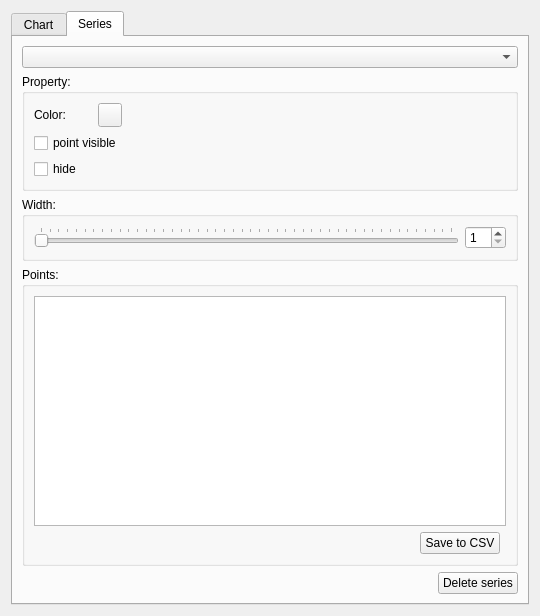
<?xml version="1.0" encoding="UTF-8"?>
<ui version="4.0">
 <class>PanelWidget</class>
 <widget class="QWidget" name="PanelWidget">
  <property name="geometry">
   <rect>
    <x>0</x>
    <y>0</y>
    <width>540</width>
    <height>566</height>
   </rect>
  </property>
  <property name="windowTitle">
   <string>Form</string>
  </property>
  <layout class="QHBoxLayout" name="horizontalLayout">
   <item>
    <widget class="QTabWidget" name="tabWidget">
     <property name="currentIndex">
      <number>1</number>
     </property>
     <widget class="QWidget" name="tab">
      <attribute name="title">
       <string>Chart</string>
      </attribute>
      <layout class="QGridLayout" name="gridLayout">
       <item row="9" column="0">
        <spacer name="verticalSpacer">
         <property name="orientation">
          <enum>Qt::Vertical</enum>
         </property>
         <property name="sizeHint" stdset="0">
          <size>
           <width>20</width>
           <height>40</height>
          </size>
         </property>
        </spacer>
       </item>
       <item row="0" column="0">
        <widget class="QGroupBox" name="groupBox_3">
         <property name="title">
          <string>General:</string>
         </property>
         <layout class="QFormLayout" name="formLayout">
          <item row="0" column="0">
           <widget class="QLabel" name="label">
            <property name="text">
             <string>Theme:</string>
            </property>
           </widget>
          </item>
          <item row="0" column="1">
           <widget class="QComboBox" name="themeComboBox"/>
          </item>
          <item row="1" column="0">
           <widget class="QLabel" name="label_5">
            <property name="text">
             <string>Type:</string>
            </property>
           </widget>
          </item>
          <item row="1" column="1">
           <widget class="QComboBox" name="seriesType">
            <item>
             <property name="text">
              <string>Line</string>
             </property>
            </item>
            <item>
             <property name="text">
              <string>Spline</string>
             </property>
            </item>
            <item>
             <property name="text">
              <string>Scatter</string>
             </property>
            </item>
           </widget>
          </item>
          <item row="2" column="0">
           <widget class="QLabel" name="label_2">
            <property name="text">
             <string>Legend position:</string>
            </property>
           </widget>
          </item>
          <item row="2" column="1">
           <widget class="QComboBox" name="legendPosition">
            <item>
             <property name="text">
              <string>Top</string>
             </property>
            </item>
            <item>
             <property name="text">
              <string>Right</string>
             </property>
            </item>
            <item>
             <property name="text">
              <string>Bottom</string>
             </property>
            </item>
            <item>
             <property name="text">
              <string>Left</string>
             </property>
            </item>
           </widget>
          </item>
         </layout>
        </widget>
       </item>
       <item row="4" column="0">
        <widget class="QGroupBox" name="groupBox_2">
         <property name="title">
          <string>View:</string>
         </property>
         <layout class="QVBoxLayout" name="verticalLayout">
          <item>
           <widget class="QCheckBox" name="animation">
            <property name="text">
             <string>Animation</string>
            </property>
           </widget>
          </item>
          <item>
           <widget class="QCheckBox" name="antialiasing">
            <property name="text">
             <string>Antialiasing</string>
            </property>
           </widget>
          </item>
         </layout>
        </widget>
       </item>
       <item row="6" column="0">
        <widget class="QGroupBox" name="groupBox">
         <property name="title">
          <string>Tick count:</string>
         </property>
         <layout class="QGridLayout" name="gridLayout_4">
          <item row="1" column="1">
           <widget class="QSlider" name="tickCountY">
            <property name="minimum">
             <number>2</number>
            </property>
            <property name="maximum">
             <number>20</number>
            </property>
            <property name="pageStep">
             <number>1</number>
            </property>
            <property name="orientation">
             <enum>Qt::Horizontal</enum>
            </property>
            <property name="tickPosition">
             <enum>QSlider::TicksAbove</enum>
            </property>
           </widget>
          </item>
          <item row="1" column="0">
           <widget class="QLabel" name="label_7">
            <property name="text">
             <string>Y:</string>
            </property>
           </widget>
          </item>
          <item row="0" column="0">
           <widget class="QLabel" name="label_6">
            <property name="text">
             <string>X:</string>
            </property>
           </widget>
          </item>
          <item row="0" column="1">
           <widget class="QSlider" name="tickCountX">
            <property name="minimum">
             <number>2</number>
            </property>
            <property name="maximum">
             <number>20</number>
            </property>
            <property name="pageStep">
             <number>1</number>
            </property>
            <property name="value">
             <number>2</number>
            </property>
            <property name="orientation">
             <enum>Qt::Horizontal</enum>
            </property>
            <property name="tickPosition">
             <enum>QSlider::TicksAbove</enum>
            </property>
           </widget>
          </item>
          <item row="0" column="2">
           <widget class="QSpinBox" name="spinBoxTickX">
            <property name="wrapping">
             <bool>false</bool>
            </property>
            <property name="readOnly">
             <bool>false</bool>
            </property>
            <property name="buttonSymbols">
             <enum>QAbstractSpinBox::UpDownArrows</enum>
            </property>
            <property name="showGroupSeparator" stdset="0">
             <bool>false</bool>
            </property>
            <property name="minimum">
             <number>2</number>
            </property>
            <property name="maximum">
             <number>20</number>
            </property>
           </widget>
          </item>
          <item row="1" column="2">
           <widget class="QSpinBox" name="spinBoxTickY">
            <property name="readOnly">
             <bool>false</bool>
            </property>
            <property name="buttonSymbols">
             <enum>QAbstractSpinBox::UpDownArrows</enum>
            </property>
            <property name="minimum">
             <number>2</number>
            </property>
            <property name="maximum">
             <number>20</number>
            </property>
           </widget>
          </item>
         </layout>
        </widget>
       </item>
       <item row="7" column="0">
        <widget class="QGroupBox" name="groupBox_7">
         <property name="title">
          <string>Rubber band:</string>
         </property>
         <layout class="QHBoxLayout" name="horizontalLayout_4">
          <item>
           <widget class="QRadioButton" name="rubberModeRectangle">
            <property name="text">
             <string>Rectangle</string>
            </property>
            <property name="checked">
             <bool>true</bool>
            </property>
           </widget>
          </item>
          <item>
           <widget class="QRadioButton" name="rubberModeHorizontal">
            <property name="text">
             <string>Horizontal</string>
            </property>
           </widget>
          </item>
          <item>
           <widget class="QRadioButton" name="rubberModeVertical">
            <property name="text">
             <string>Vertical</string>
            </property>
           </widget>
          </item>
         </layout>
        </widget>
       </item>
       <item row="1" column="0">
        <widget class="QGroupBox" name="groupBox_4">
         <property name="title">
          <string>Title:</string>
         </property>
         <layout class="QHBoxLayout" name="horizontalLayout_2">
          <item>
           <widget class="QLineEdit" name="title">
            <property name="text">
             <string/>
            </property>
            <property name="clearButtonEnabled">
             <bool>true</bool>
            </property>
           </widget>
          </item>
         </layout>
        </widget>
       </item>
       <item row="8" column="0">
        <widget class="QGroupBox" name="groupBox_8">
         <property name="title">
          <string>Axises range:</string>
         </property>
         <property name="alignment">
          <set>Qt::AlignLeading|Qt::AlignLeft|Qt::AlignVCenter</set>
         </property>
         <layout class="QGridLayout" name="gridLayout_6">
          <property name="sizeConstraint">
           <enum>QLayout::SetDefaultConstraint</enum>
          </property>
          <item row="1" column="0">
           <widget class="QLabel" name="label_8">
            <property name="text">
             <string>Y:</string>
            </property>
           </widget>
          </item>
          <item row="0" column="1">
           <widget class="QDoubleSpinBox" name="axisXRangeMin">
            <property name="minimum">
             <double>-100000000000000004764729344.000000000000000</double>
            </property>
            <property name="maximum">
             <double>1000000000000000044885712678075916785549312.000000000000000</double>
            </property>
           </widget>
          </item>
          <item row="0" column="0">
           <widget class="QLabel" name="label_3">
            <property name="text">
             <string>X:</string>
            </property>
           </widget>
          </item>
          <item row="0" column="2">
           <widget class="QDoubleSpinBox" name="axisXRangeMax">
            <property name="minimum">
             <double>-1000000000000000013287555072.000000000000000</double>
            </property>
            <property name="maximum">
             <double>9999999999999999635896294965248.000000000000000</double>
            </property>
           </widget>
          </item>
          <item row="1" column="1">
           <widget class="QDoubleSpinBox" name="axisYRangeMin">
            <property name="minimum">
             <double>-99999999999999991433150857216.000000000000000</double>
            </property>
            <property name="maximum">
             <double>1000000000000000019884624838656.000000000000000</double>
            </property>
           </widget>
          </item>
          <item row="1" column="2">
           <widget class="QDoubleSpinBox" name="axisYRangeMax">
            <property name="minimum">
             <double>-100000000000000004764729344.000000000000000</double>
            </property>
            <property name="maximum">
             <double>1000000000000000019884624838656.000000000000000</double>
            </property>
           </widget>
          </item>
         </layout>
        </widget>
       </item>
      </layout>
     </widget>
     <widget class="QWidget" name="tab_2">
      <attribute name="title">
       <string>Series</string>
      </attribute>
      <layout class="QGridLayout" name="gridLayout_2">
       <item row="4" column="1">
        <widget class="QPushButton" name="deleteSeries">
         <property name="minimumSize">
          <size>
           <width>0</width>
           <height>0</height>
          </size>
         </property>
         <property name="maximumSize">
          <size>
           <width>120</width>
           <height>16777215</height>
          </size>
         </property>
         <property name="text">
          <string>Delete series</string>
         </property>
         <property name="icon">
          <iconset resource="../img.qrc">
           <normaloff>:/trash</normaloff>:/trash</iconset>
         </property>
        </widget>
       </item>
       <item row="4" column="0">
        <spacer name="horizontalSpacer_2">
         <property name="orientation">
          <enum>Qt::Horizontal</enum>
         </property>
         <property name="sizeHint" stdset="0">
          <size>
           <width>40</width>
           <height>20</height>
          </size>
         </property>
        </spacer>
       </item>
       <item row="3" column="0" colspan="2">
        <widget class="QGroupBox" name="groupBox_6">
         <property name="title">
          <string>Points:</string>
         </property>
         <layout class="QGridLayout" name="gridLayout_5">
          <item row="1" column="1">
           <spacer name="horizontalSpacer_4">
            <property name="orientation">
             <enum>Qt::Horizontal</enum>
            </property>
            <property name="sizeHint" stdset="0">
             <size>
              <width>40</width>
              <height>20</height>
             </size>
            </property>
           </spacer>
          </item>
          <item row="1" column="2">
           <widget class="QPushButton" name="saveToCSV">
            <property name="enabled">
             <bool>true</bool>
            </property>
            <property name="text">
             <string>Save to CSV</string>
            </property>
           </widget>
          </item>
          <item row="0" column="0" colspan="4">
           <widget class="QTableView" name="tableView"/>
          </item>
         </layout>
        </widget>
       </item>
       <item row="2" column="0" colspan="2">
        <widget class="QGroupBox" name="groupBox_5">
         <property name="title">
          <string>Width:</string>
         </property>
         <layout class="QHBoxLayout" name="horizontalLayout_3">
          <item>
           <widget class="QSlider" name="penWidth">
            <property name="minimum">
             <number>1</number>
            </property>
            <property name="maximum">
             <number>48</number>
            </property>
            <property name="pageStep">
             <number>1</number>
            </property>
            <property name="orientation">
             <enum>Qt::Horizontal</enum>
            </property>
            <property name="tickPosition">
             <enum>QSlider::TicksAbove</enum>
            </property>
           </widget>
          </item>
          <item>
           <widget class="QSpinBox" name="spinBoxPenWidth">
            <property name="readOnly">
             <bool>false</bool>
            </property>
            <property name="buttonSymbols">
             <enum>QAbstractSpinBox::UpDownArrows</enum>
            </property>
            <property name="minimum">
             <number>1</number>
            </property>
            <property name="maximum">
             <number>48</number>
            </property>
           </widget>
          </item>
         </layout>
        </widget>
       </item>
       <item row="1" column="0" colspan="2">
        <widget class="QGroupBox" name="propertyBox">
         <property name="title">
          <string>Property:</string>
         </property>
         <layout class="QGridLayout" name="gridLayout_3">
          <item row="1" column="0" colspan="2">
           <widget class="QCheckBox" name="pointVisible">
            <property name="text">
             <string>point visible</string>
            </property>
           </widget>
          </item>
          <item row="0" column="1">
           <widget class="QPushButton" name="colorSelect">
            <property name="minimumSize">
             <size>
              <width>24</width>
              <height>24</height>
             </size>
            </property>
            <property name="maximumSize">
             <size>
              <width>24</width>
              <height>24</height>
             </size>
            </property>
            <property name="text">
             <string/>
            </property>
           </widget>
          </item>
          <item row="0" column="0">
           <widget class="QLabel" name="label_4">
            <property name="text">
             <string>Color:</string>
            </property>
           </widget>
          </item>
          <item row="2" column="0">
           <widget class="QCheckBox" name="hide">
            <property name="text">
             <string>hide</string>
            </property>
           </widget>
          </item>
          <item row="0" column="2">
           <spacer name="horizontalSpacer">
            <property name="orientation">
             <enum>Qt::Horizontal</enum>
            </property>
            <property name="sizeHint" stdset="0">
             <size>
              <width>40</width>
              <height>20</height>
             </size>
            </property>
           </spacer>
          </item>
         </layout>
        </widget>
       </item>
       <item row="0" column="0" colspan="2">
        <widget class="QComboBox" name="seriesList"/>
       </item>
      </layout>
     </widget>
    </widget>
   </item>
  </layout>
  <action name="actionSetRubberMode">
   <property name="text">
    <string>SetRubberMode</string>
   </property>
  </action>
 </widget>
 <tabstops>
  <tabstop>tabWidget</tabstop>
  <tabstop>themeComboBox</tabstop>
  <tabstop>seriesType</tabstop>
  <tabstop>legendPosition</tabstop>
  <tabstop>title</tabstop>
  <tabstop>animation</tabstop>
  <tabstop>antialiasing</tabstop>
  <tabstop>tickCountX</tabstop>
  <tabstop>tickCountY</tabstop>
  <tabstop>seriesList</tabstop>
  <tabstop>colorSelect</tabstop>
  <tabstop>pointVisible</tabstop>
  <tabstop>hide</tabstop>
  <tabstop>spinBoxTickX</tabstop>
  <tabstop>spinBoxTickY</tabstop>
 </tabstops>
 <resources>
  <include location="../img.qrc"/>
 </resources>
 <connections>
  <connection>
   <sender>tickCountX</sender>
   <signal>valueChanged(int)</signal>
   <receiver>spinBoxTickX</receiver>
   <slot>setValue(int)</slot>
   <hints>
    <hint type="sourcelabel">
     <x>400</x>
     <y>338</y>
    </hint>
    <hint type="destinationlabel">
     <x>507</x>
     <y>334</y>
    </hint>
   </hints>
  </connection>
  <connection>
   <sender>tickCountY</sender>
   <signal>valueChanged(int)</signal>
   <receiver>spinBoxTickY</receiver>
   <slot>setValue(int)</slot>
   <hints>
    <hint type="sourcelabel">
     <x>407</x>
     <y>371</y>
    </hint>
    <hint type="destinationlabel">
     <x>507</x>
     <y>367</y>
    </hint>
   </hints>
  </connection>
  <connection>
   <sender>penWidth</sender>
   <signal>valueChanged(int)</signal>
   <receiver>spinBoxPenWidth</receiver>
   <slot>setValue(int)</slot>
   <hints>
    <hint type="sourcelabel">
     <x>461</x>
     <y>215</y>
    </hint>
    <hint type="destinationlabel">
     <x>498</x>
     <y>215</y>
    </hint>
   </hints>
  </connection>
  <connection>
   <sender>spinBoxPenWidth</sender>
   <signal>valueChanged(int)</signal>
   <receiver>penWidth</receiver>
   <slot>setValue(int)</slot>
   <hints>
    <hint type="sourcelabel">
     <x>491</x>
     <y>207</y>
    </hint>
    <hint type="destinationlabel">
     <x>464</x>
     <y>203</y>
    </hint>
   </hints>
  </connection>
  <connection>
   <sender>spinBoxTickX</sender>
   <signal>valueChanged(int)</signal>
   <receiver>tickCountX</receiver>
   <slot>setValue(int)</slot>
   <hints>
    <hint type="sourcelabel">
     <x>507</x>
     <y>334</y>
    </hint>
    <hint type="destinationlabel">
     <x>464</x>
     <y>338</y>
    </hint>
   </hints>
  </connection>
  <connection>
   <sender>spinBoxTickY</sender>
   <signal>valueChanged(int)</signal>
   <receiver>tickCountY</receiver>
   <slot>setValue(int)</slot>
   <hints>
    <hint type="sourcelabel">
     <x>507</x>
     <y>367</y>
    </hint>
    <hint type="destinationlabel">
     <x>464</x>
     <y>371</y>
    </hint>
   </hints>
  </connection>
  <connection>
   <sender>rubberModeVertical</sender>
   <signal>clicked()</signal>
   <receiver>PanelWidget</receiver>
   <slot>on_actionSetRubberMode_triggered()</slot>
   <hints>
    <hint type="sourcelabel">
     <x>414</x>
     <y>422</y>
    </hint>
    <hint type="destinationlabel">
     <x>539</x>
     <y>431</y>
    </hint>
   </hints>
  </connection>
  <connection>
   <sender>rubberModeHorizontal</sender>
   <signal>clicked()</signal>
   <receiver>PanelWidget</receiver>
   <slot>on_actionSetRubberMode_triggered()</slot>
   <hints>
    <hint type="sourcelabel">
     <x>253</x>
     <y>416</y>
    </hint>
    <hint type="destinationlabel">
     <x>539</x>
     <y>457</y>
    </hint>
   </hints>
  </connection>
  <connection>
   <sender>rubberModeRectangle</sender>
   <signal>clicked()</signal>
   <receiver>PanelWidget</receiver>
   <slot>on_actionSetRubberMode_triggered()</slot>
   <hints>
    <hint type="sourcelabel">
     <x>63</x>
     <y>414</y>
    </hint>
    <hint type="destinationlabel">
     <x>539</x>
     <y>486</y>
    </hint>
   </hints>
  </connection>
  <connection>
   <sender>axisXRangeMin</sender>
   <signal>valueChanged(double)</signal>
   <receiver>PanelWidget</receiver>
   <slot>slotAxisXRangeChanged()</slot>
   <hints>
    <hint type="sourcelabel">
     <x>294</x>
     <y>478</y>
    </hint>
    <hint type="destinationlabel">
     <x>538</x>
     <y>515</y>
    </hint>
   </hints>
  </connection>
  <connection>
   <sender>axisXRangeMax</sender>
   <signal>valueChanged(double)</signal>
   <receiver>PanelWidget</receiver>
   <slot>slotAxisXRangeChanged()</slot>
   <hints>
    <hint type="sourcelabel">
     <x>450</x>
     <y>475</y>
    </hint>
    <hint type="destinationlabel">
     <x>535</x>
     <y>398</y>
    </hint>
   </hints>
  </connection>
  <connection>
   <sender>axisYRangeMin</sender>
   <signal>valueChanged(double)</signal>
   <receiver>PanelWidget</receiver>
   <slot>slotAxisYRangeChanged()</slot>
   <hints>
    <hint type="sourcelabel">
     <x>246</x>
     <y>499</y>
    </hint>
    <hint type="destinationlabel">
     <x>329</x>
     <y>560</y>
    </hint>
   </hints>
  </connection>
  <connection>
   <sender>axisYRangeMax</sender>
   <signal>valueChanged(double)</signal>
   <receiver>PanelWidget</receiver>
   <slot>slotAxisYRangeChanged()</slot>
   <hints>
    <hint type="sourcelabel">
     <x>400</x>
     <y>509</y>
    </hint>
    <hint type="destinationlabel">
     <x>497</x>
     <y>561</y>
    </hint>
   </hints>
  </connection>
 </connections>
 <slots>
  <signal>signalChangeTheme(QChart::ChartTheme)</signal>
  <slot>on_actionSetRubberMode_triggered()</slot>
  <slot>slotAxisXRangeChanged()</slot>
  <slot>slotAxisYRangeChanged()</slot>
 </slots>
</ui>
